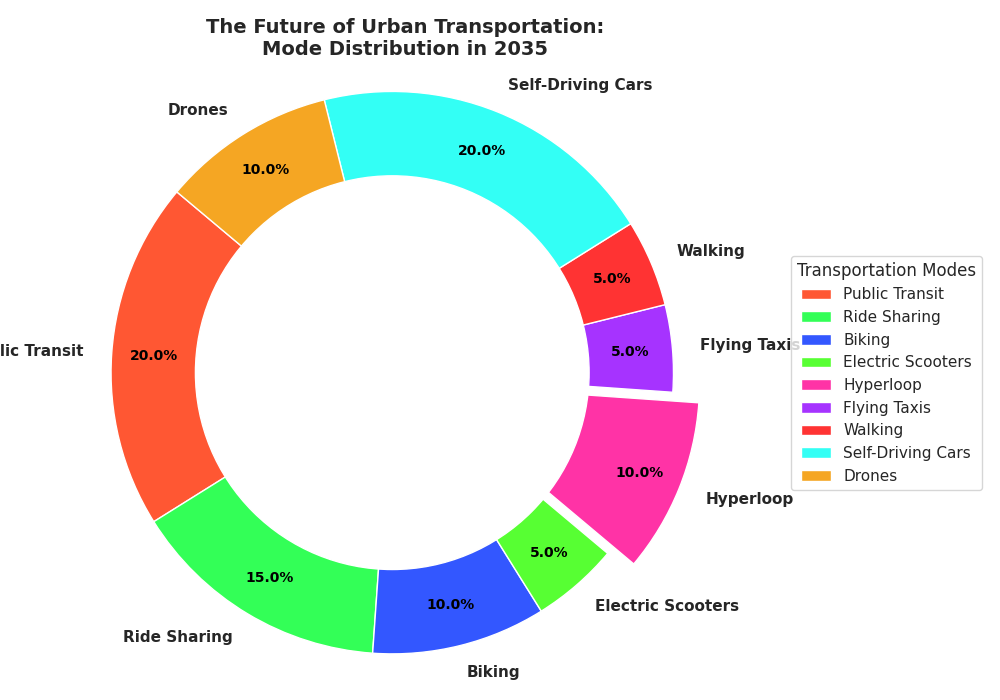

Recreate this plot in Python.
import matplotlib.pyplot as plt

modes = ['Public Transit', 'Ride Sharing', 'Biking', 'Electric Scooters', 'Hyperloop', 'Flying Taxis', 'Walking', 'Self-Driving Cars', 'Drones']
percentages = [20, 15, 10, 5, 10, 5, 5, 20, 10]

colors = ['#FF5733', '#33FF57', '#3357FF', '#57FF33', '#FF33A6', '#A633FF', '#FF3333', '#33FFF5', '#F5A623']

explode = (0, 0, 0, 0, 0.1, 0, 0, 0, 0)

plt.figure(figsize=(10, 7))
wedges, texts, autotexts = plt.pie(
    percentages, labels=modes, colors=colors, explode=explode,
    autopct='%1.1f%%', startangle=140, pctdistance=0.85
)

for text in texts:
    text.set_fontsize(11)
    text.set_fontweight('bold')

for autotext in autotexts:
    autotext.set_color('black')
    autotext.set_fontsize(10)
    autotext.set_fontweight('bold')

centre_circle = plt.Circle((0, 0), 0.70, fc='white')
fig = plt.gcf()
fig.gca().add_artist(centre_circle)

plt.axis('equal')
plt.title('The Future of Urban Transportation:\nMode Distribution in 2035', fontsize=14, fontweight='bold', ha='center')
plt.legend(wedges, modes, title="Transportation Modes", loc="center left", bbox_to_anchor=(1, 0, 0.5, 1))
plt.tight_layout()
plt.show()
